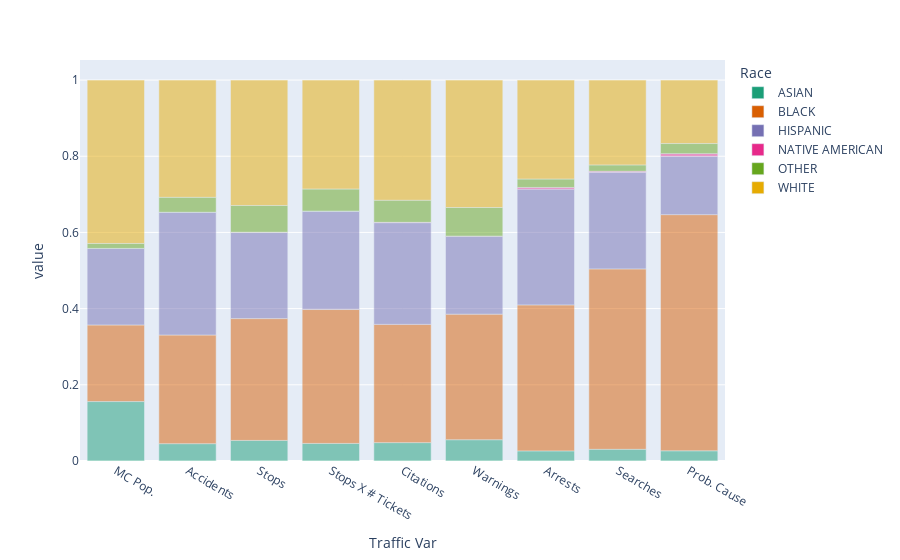

Notebook code for this chart:
### Markdown cell above
* make MC pop "special" (so ppl know it's the reference)

### Code cell
fig=px.bar(long_crosstabs, x='Traffic Var', y='value', color='Race', opacity=.5, color_discrete_sequence=px.colors.qualitative.Dark2)
fig.show()

### Figure 1 — Plotly figure (JSON) as saved in the notebook; plotly's stock layout.template omitted (floating-point values rounded to 4 significant figures)
{"data": [{"alignmentgroup": "True", "hovertemplate": "Race=ASIAN<br>Traffic Var=%{x}<br>value=%{y}<extra></extra>", "legendgroup": "ASIAN", "marker": {"color": "rgb(27,158,119)", "opacity": 0.5, "pattern": {"shape": ""}}, "name": "ASIAN", "offsetgroup": "ASIAN", "orientation": "v", "showlegend": true, "textposition": "auto", "type": "bar", "x": ["MC Pop.", "Accidents", "Stops", "Stops X # Tickets", "Citations", "Warnings", "Arrests", "Searches", "Prob. Cause"], "xaxis": "x", "y": [0.156, 0.04545, 0.054, 0.04612, 0.04821, 0.05576, 0.02643, 0.03064, 0.02667], "yaxis": "y"}, {"alignmentgroup": "True", "hovertemplate": "Race=BLACK<br>Traffic Var=%{x}<br>value=%{y}<extra></extra>", "legendgroup": "BLACK", "marker": {"color": "rgb(217,95,2)", "opacity": 0.5, "pattern": {"shape": ""}}, "name": "BLACK", "offsetgroup": "BLACK", "orientation": "v", "showlegend": true, "textposition": "auto", "type": "bar", "x": ["MC Pop.", "Accidents", "Stops", "Stops X # Tickets", "Citations", "Warnings", "Arrests", "Searches", "Prob. Cause"], "xaxis": "x", "y": [0.201, 0.2851, 0.3197, 0.3515, 0.3104, 0.3296, 0.3833, 0.4735, 0.62], "yaxis": "y"}, {"alignmentgroup": "True", "hovertemplate": "Race=HISPANIC<br>Traffic Var=%{x}<br>value=%{y}<extra></extra>", "legendgroup": "HISPANIC", "marker": {"color": "rgb(117,112,179)", "opacity": 0.5, "pattern": {"shape": ""}}, "name": "HISPANIC", "offsetgroup": "HISPANIC", "orientation": "v", "showlegend": true, "textposition": "auto", "type": "bar", "x": ["MC Pop.", "Accidents", "Stops", "Stops X # Tickets", "Citations", "Warnings", "Arrests", "Searches", "Prob. Cause"], "xaxis": "x", "y": [0.201, 0.3223, 0.226, 0.2578, 0.267, 0.2043, 0.304, 0.2535, 0.1533], "yaxis": "y"}, {"alignmentgroup": "True", "hovertemplate": "Race=NATIVE AMERICAN<br>Traffic Var=%{x}<br>value=%{y}<extra></extra>", "legendgroup": "NATIVE AMERICAN", "marker": {"color": "rgb(231,41,138)", "opacity": 0.5, "pattern": {"shape": ""}}, "name": "NATIVE AMERICAN", "offsetgroup": "NATIVE AMERICAN", "orientation": "v", "showlegend": true, "textposition": "auto", "type": "bar", "x": ["MC Pop.", "Accidents", "Stops", "Stops X # Tickets", "Citations", "Warnings", "Arrests", "Searches", "Prob. Cause"], "xaxis": "x", "y": [0, 0, 0.0006731, 0.00048, 0.0008647, 0.0006397, 0.004405, 0.002786, 0.006667], "yaxis": "y"}, {"alignmentgroup": "True", "hovertemplate": "Race=OTHER<br>Traffic Var=%{x}<br>value=%{y}<extra></extra>", "legendgroup": "OTHER", "marker": {"color": "rgb(102,166,30)", "opacity": 0.5, "pattern": {"shape": ""}}, "name": "OTHER", "offsetgroup": "OTHER", "orientation": "v", "showlegend": true, "textposition": "auto", "type": "bar", "x": ["MC Pop.", "Accidents", "Stops", "Stops X # Tickets", "Citations", "Warnings", "Arrests", "Searches", "Prob. Cause"], "xaxis": "x", "y": [0.013, 0.03926, 0.07031, 0.05804, 0.05793, 0.07517, 0.02203, 0.01671, 0.02667], "yaxis": "y"}, {"alignmentgroup": "True", "hovertemplate": "Race=WHITE<br>Traffic Var=%{x}<br>value=%{y}<extra></extra>", "legendgroup": "WHITE", "marker": {"color": "rgb(230,171,2)", "opacity": 0.5, "pattern": {"shape": ""}}, "name": "WHITE", "offsetgroup": "WHITE", "orientation": "v", "showlegend": true, "textposition": "auto", "type": "bar", "x": ["MC Pop.", "Accidents", "Stops", "Stops X # Tickets", "Citations", "Warnings", "Arrests", "Searches", "Prob. Cause"], "xaxis": "x", "y": [0.429, 0.3079, 0.3292, 0.2861, 0.3156, 0.3346, 0.2599, 0.2228, 0.1667], "yaxis": "y"}], "layout": {"barmode": "relative", "legend": {"title": {"text": "Race"}, "tracegroupgap": 0}, "margin": {"t": 60}, "xaxis": {"anchor": "y", "domain": [0, 1], "title": {"text": "Traffic Var"}}, "yaxis": {"anchor": "x", "domain": [0, 1], "title": {"text": "value"}}}}
